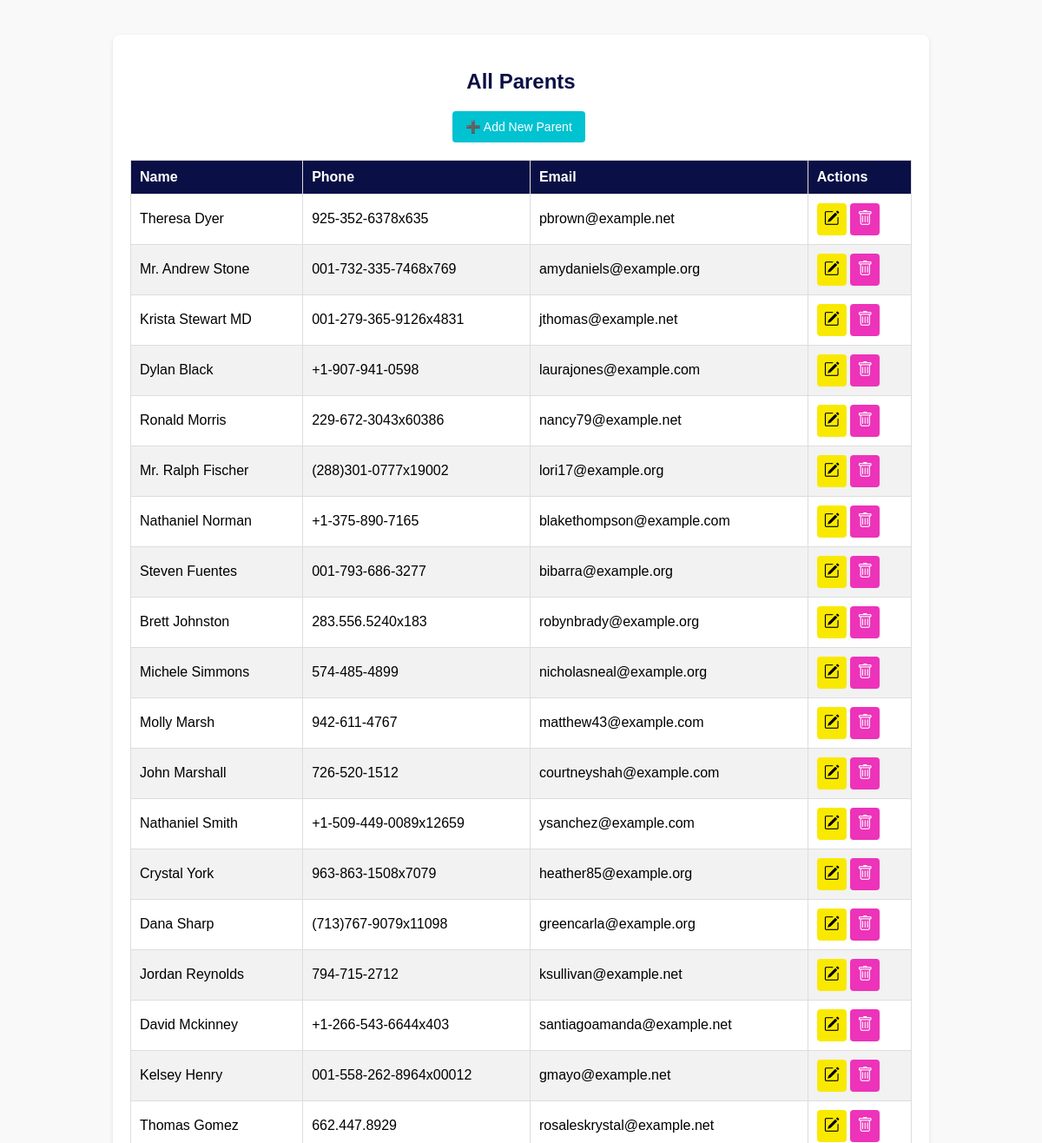
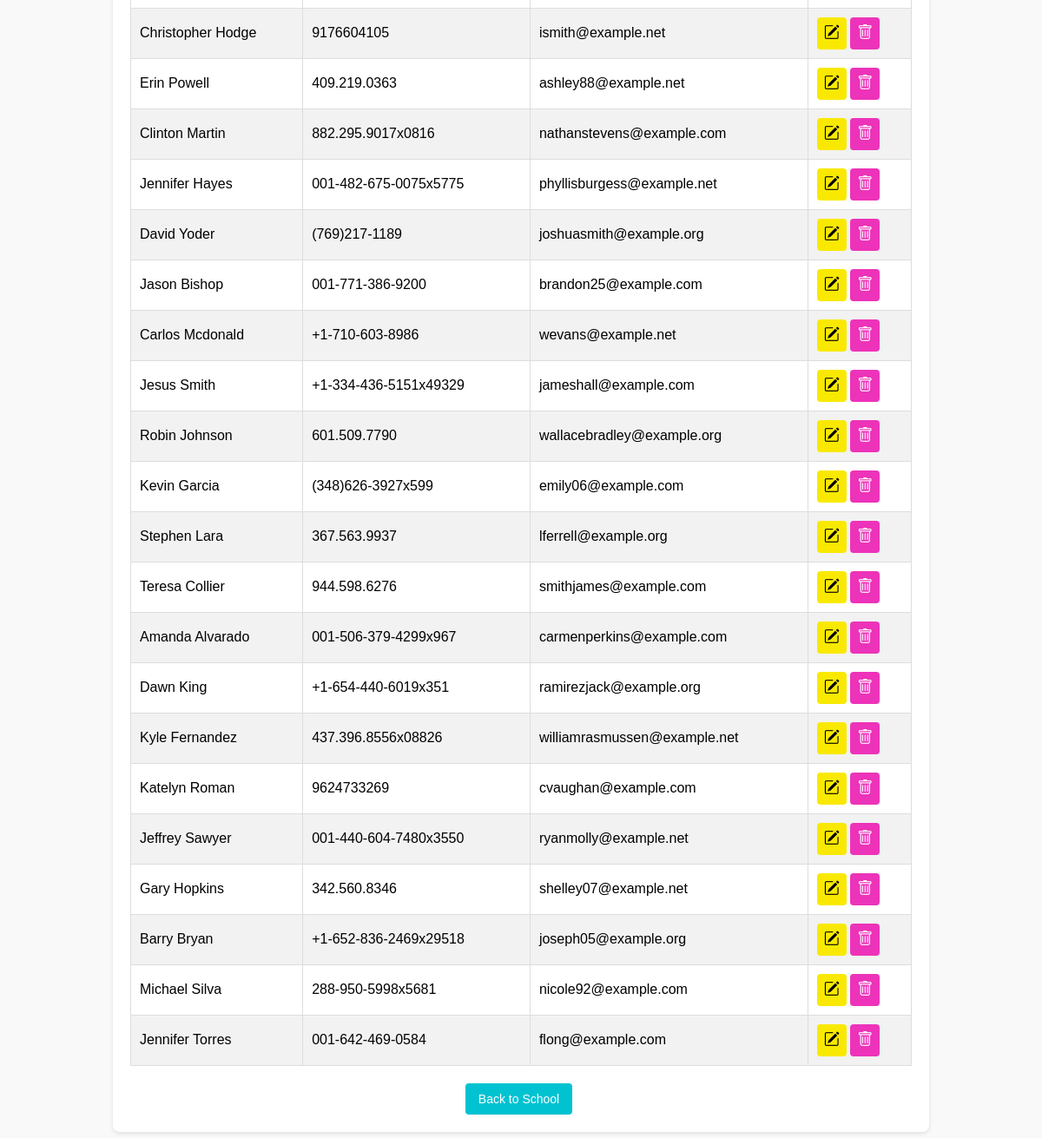
/parents/, run on the app's committed database (2 pictures, top to bottom).
### school/models.py (models this page shows, shortened)
class Parent(models.Model):
    name = models.CharField(max_length=100)
    phone = models.CharField(max_length=15)
    email = models.EmailField()

### school/views.py (the view)
# urls.py: path('parents/', views.list_parents, name='parents'),  # List all Parents
def list_parents(request):
    parents = Parent.objects.all()
    return render(request, 'parents.html', {'parents': parents})

### school/templates/parents.html (shortened to what this page needs)
<!DOCTYPE html>
<html lang="en">
<head>
    <link href="https://cdn.jsdelivr.net/npm/bootstrap-icons/font/bootstrap-icons.css" rel="stylesheet">
</head>
<body>
    <div class="container">
        <h2>All Parents</h2>
        <div class="btn-container">
            <a href="{% url 'add_parent' %}" class="btn btn-success">➕ Add New Parent</a>
        </div>
        <table>
            <thead>
                <tr>
                    <th>Name</th>
                    <th>Phone</th>
                    <th>Email</th>
                    <th>Actions</th>
                </tr>
            </thead>
            <tbody>
                {% for parent in parents %}
                <tr>
                    <td>{{ parent.name }}</td>
                    <td>{{ parent.phone }}</td>
                    <td>{{ parent.email }}</td>
                    <td>
                        <a href="{% url 'edit_parent' parent.id %}" class="btn-warning icon-btn">
                            <i class="bi bi-pencil-square"></i>
                        </a>
                        <a href="{% url 'delete_parent' parent.id %}" class="btn-danger icon-btn">
                            <i class="bi bi-trash"></i>
                        </a>
                    </td>
                </tr>
                {% empty %}
                <tr>
                    <td colspan="4" class="text-center">No Parents available.</td>
                </tr>
                {% endfor %}
            </tbody>
        </table>
        <div class="btn-container">
            <a href="{% url 'school' %}" class="btn btn-success">Back to School</a>
        </div>
    </div>
</body>
</html>

### school/templates/parents.html (style rules this page uses)
body { font-family: Arial, sans-serif; margin: 0; padding: 0; background-color: #f9f9f9; }
.container { max-width: 900px; margin: 40px auto; background: white; padding: 20px; border-radius: 8px; box-shadow: 0 2px 5px rgba(0, 0, 0, 0.1); }
h2 { text-align: center; color: #0A1045; margin-bottom: 20px; }
.btn { padding: 10px 15px; border-radius: 4px; text-decoration: none; font-size: 14px; margin-right: 5px; display: inline-block; text-align: center; }
.btn-success { background-color: #00C2D1; color: white; border: none; }
.btn-warning { background-color: #F9E900; color: black; border: none; }
.btn-danger { background-color: #ED33B9; color: white; border: none; }
table { width: 100%; border-collapse: collapse; margin-top: 20px; }
thead { background-color: #0A1045; color: white; }
th, td { text-align: left; padding: 10px; border: 1px solid #ddd; }
tbody tr:nth-child(even) { background-color: #f2f2f2; }
.btn-container { text-align: center; margin-top: 20px; }
.icon-btn { display: inline-flex; align-items: center; justify-content: center; padding: 8px; border-radius: 4px; font-size: 14px; }
.icon-btn i { font-size: 18px; }

### data on the page
Parent: name "Theresa Dyer", phone "925-352-6378x635", email "pbrown@example.net"
Parent: name "Mr. Andrew Stone", phone "001-732-335-7468x769", email "amydaniels@example.org"
Parent: name "Krista Stewart MD", phone "001-279-365-9126x4831", email "jthomas@example.net"
Parent: name "Dylan Black", phone "+1-907-941-0598", email "laurajones@example.com"
Parent: name "Ronald Morris", phone "229-672-3043x60386", email "nancy79@example.net"
Parent: name "Mr. Ralph Fischer", phone "(288)301-0777x19002", email "lori17@example.org"
Parent: name "Nathaniel Norman", phone "+1-375-890-7165", email "blakethompson@example.com"
Parent: name "Steven Fuentes", phone "001-793-686-3277", email "bibarra@example.org"
Parent: name "Brett Johnston", phone "283.556.5240x183", email "robynbrady@example.org"
Parent: name "Michele Simmons", phone "574-485-4899", email "nicholasneal@example.org"
Parent: name "Molly Marsh", phone "942-611-4767", email "matthew43@example.com"
Parent: name "John Marshall", phone "726-520-1512", email "courtneyshah@example.com"
Parent: name "Nathaniel Smith", phone "+1-509-449-0089x12659", email "ysanchez@example.com"
Parent: name "Crystal York", phone "963-863-1508x7079", email "heather85@example.org"
Parent: name "Dana Sharp", phone "(713)767-9079x11098", email "greencarla@example.org"
Parent: name "Jordan Reynolds", phone "794-715-2712", email "ksullivan@example.net"
Parent: name "David Mckinney", phone "+1-266-543-6644x403", email "santiagoamanda@example.net"
Parent: name "Kelsey Henry", phone "001-558-262-8964x00012", email "gmayo@example.net"
Parent: name "Thomas Gomez", phone "662.447.8929", email "rosaleskrystal@example.net"
Parent: name "Christopher Hodge", phone "9176604105", email "ismith@example.net"
Parent: name "Erin Powell", phone "409.219.0363", email "ashley88@example.net"
Parent: name "Clinton Martin", phone "882.295.9017x0816", email "nathanstevens@example.com"
Parent: name "Jennifer Hayes", phone "001-482-675-0075x5775", email "phyllisburgess@example.net"
Parent: name "David Yoder", phone "(769)217-1189", email "joshuasmith@example.org"
Parent: name "Jason Bishop", phone "001-771-386-9200", email "brandon25@example.com"
Parent: name "Carlos Mcdonald", phone "+1-710-603-8986", email "wevans@example.net"
Parent: name "Jesus Smith", phone "+1-334-436-5151x49329", email "jameshall@example.com"
Parent: name "Robin Johnson", phone "601.509.7790", email "wallacebradley@example.org"
Parent: name "Kevin Garcia", phone "(348)626-3927x599", email "emily06@example.com"
Parent: name "Stephen Lara", phone "367.563.9937", email "lferrell@example.org"
Parent: name "Teresa Collier", phone "944.598.6276", email "smithjames@example.com"
Parent: name "Amanda Alvarado", phone "001-506-379-4299x967", email "carmenperkins@example.com"
Parent: name "Dawn King", phone "+1-654-440-6019x351", email "ramirezjack@example.org"
Parent: name "Kyle Fernandez", phone "437.396.8556x08826", email "williamrasmussen@example.net"
Parent: name "Katelyn Roman", phone "9624733269", email "cvaughan@example.com"
Parent: name "Jeffrey Sawyer", phone "001-440-604-7480x3550", email "ryanmolly@example.net"
Parent: name "Gary Hopkins", phone "342.560.8346", email "shelley07@example.net"
Parent: name "Barry Bryan", phone "+1-652-836-2469x29518", email "joseph05@example.org"
Parent: name "Michael Silva", phone "288-950-5998x5681", email "nicole92@example.com"
Parent: name "Jennifer Torres", phone "001-642-469-0584", email "flong@example.com"
